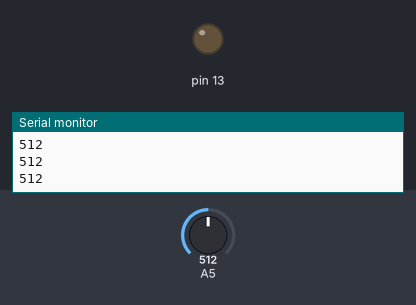
The sketch below on a simulated Arduino Uno, built with avr-gcc and run on an emulated ATmega328P. On the bench: output pins drawn as LEDs (lit = HIGH), the last lines printed to the serial monitor. The test bench sets the inputs (shaded band); at power-on: A5 = 512.

Above: at 1.2 s.
1.3 s: A5 set to 109
2.8 s: A5 set to 88
At 3.7 s:
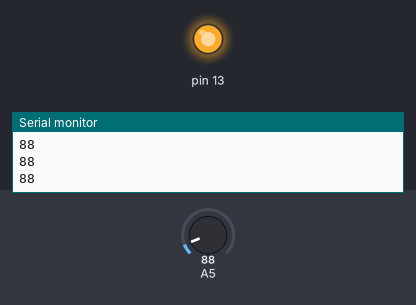
4.3 s: A5 set to 110
At 4.9 s:
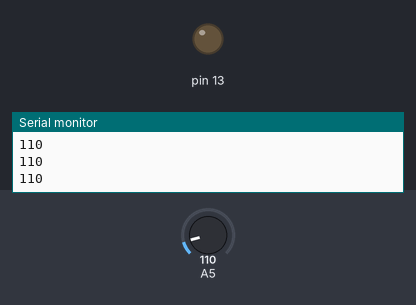
5.8 s: A5 set to 90
At 7.1 s:
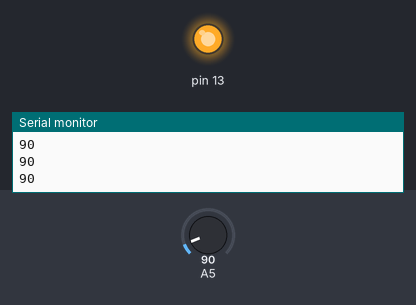
Timing chart, 0 to 8.3 s (numbered marks = the images above; inputs shaded):
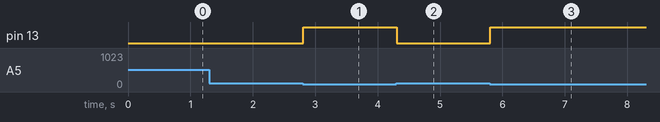

The sketch:

LDR_Code_lap5.ino
```cpp
//ທ້າວ ຂັນທະລາ ສຸວັນນະລາດ
//ຫ້ອງ Com1_Con1

void setup()
{
  pinMode(A5, INPUT);
  pinMode(13, OUTPUT);
  Serial.begin(9600);
}

void loop()
{
  int lightRead = analogRead(A5);
  Serial.println(lightRead);
  delay(5);
 if(lightRead < 100)
 {
 	digitalWrite(13, HIGH);
  }else {
  	digitalWrite(13, LOW);
  }
}
```

Measured:
- the behaviour switches between 100 and 99 on A5 (found by bisection; images 0 and 1)
- after the input at 2.8 s, pin 13: LOW → HIGH at once
- after the input at 4.3 s, pin 13: HIGH → LOW at once
- after the input at 5.8 s, pin 13: LOW → HIGH at once
